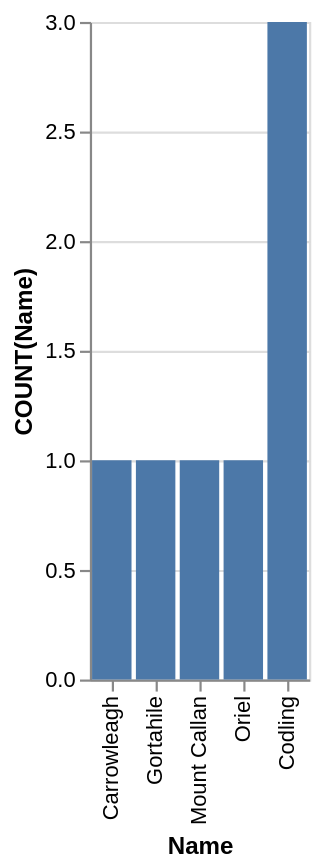

Express this chart as Vega-Lite.
### Vega-Lite specification from a JSON file in a GitHub repository (floating-point values rounded to 4 significant figures)
{"data": {"values": [{"x_data": "Carrowleagh", "y_data": 1}, {"x_data": "Gortahile", "y_data": 1}, {"x_data": "Mount Callan", "y_data": 1}, {"x_data": "Oriel", "y_data": 1}, {"x_data": "Codling", "y_data": 3}]}, "mark": "bar", "encoding": {"x": {"field": "x_data", "type": "nominal", "title": "Name", "sort": {"op": "sum", "field": "y_data", "order": "ascending"}}, "y": {"field": "y_data", "type": "quantitative", "title": "COUNT(Name)"}}}
